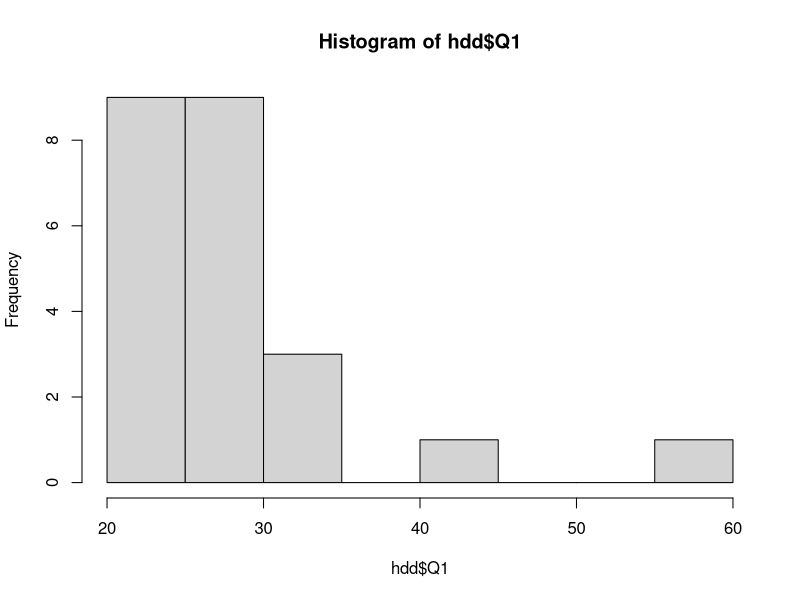

This figure's R source: (Note: this script raises an error after producing the figure.)
hdd <- read.csv("hd.csv", header = TRUE)

summary(hdd)
#hist(hdd$Qname)
install.packages("knitr")
library(knitr)
#temp <- hdd(from = 2, to = N, by = 100)
#df <- data.frame[temp,]
#hdd <- hdd[-1,]
hist(hdd$Q1)

hdd<-subset(hdd, hdd$Q2)
summary(hdd$Q2)
hist(hdd$Q2)

